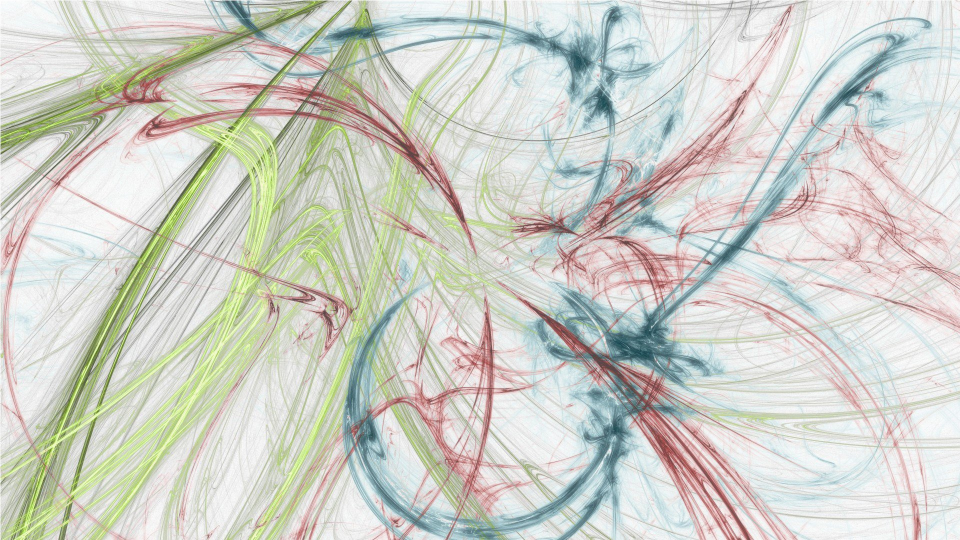
//> input picture sample2.jpg, 1920 x 1080 px (shown at 1/2 size)
$ ./clahe   (built with g++ and OpenCV 4)
//> lines starting //> are read from the running program, lines starting //| are printed output that depends on the picture
#include "opencv2/highgui/highgui.hpp"
#include <opencv2/imgproc/imgproc.hpp>
#include <iostream>
#include <sys/time.h>

using namespace cv;
using namespace std;


// [81 lines left out: functions calcLutBody, Interpolate, not called in this run]


int main(int argc, char* argv[])
{

	//Src matrix for loading image
        static Mat src;

	src =imread("sample2.jpg",CV_LOAD_IMAGE_GRAYSCALE);
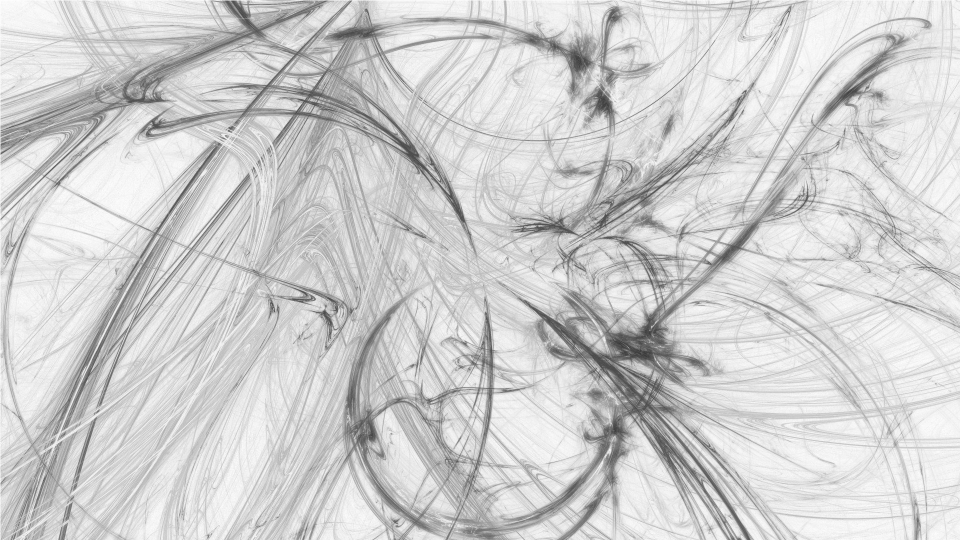
//> src: 1080 rows x 1920 cols, CV_8UC1 (shown at 1/2 size); min 33, max 255, mean 207.9
	int scale = 2 ;
	Size size(src.cols/scale,src.rows/scale);
//> size = Size(960, 540)
	int imgSize= (src.cols/scale)*(src.rows/scale);
//> imgSize = 518400
        resize(src,src,size);
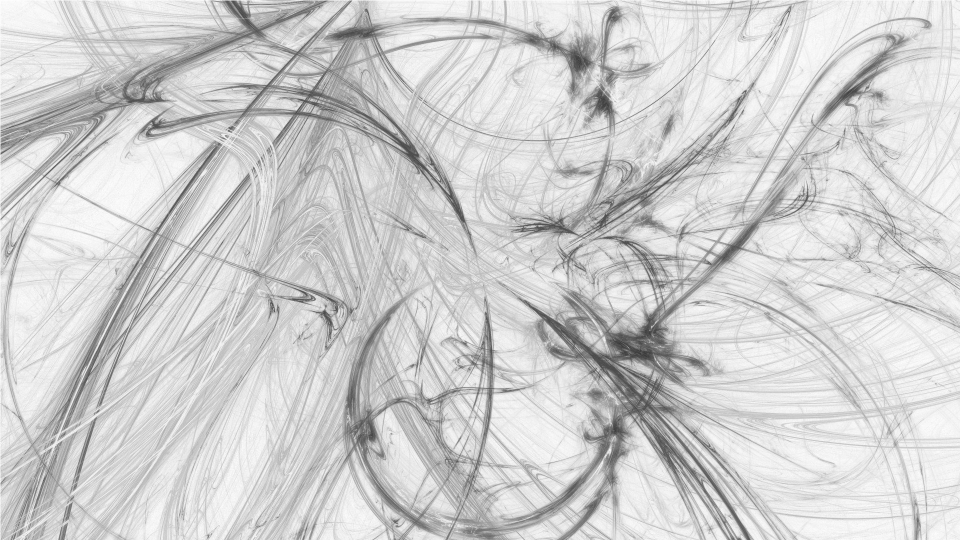
//> src: 540 rows x 960 cols, CV_8UC1; min 57, max 253, mean 208
	imshow("Gray Image" , src);
	waitKey(30);

        //clipLimit
        double clipLimit = 4.0;

        //Tile size
        Size tileGridSize(8,8);
//> (the run ends here: the program needs code that is not available in this run, at `tilesX = tileGridSize.width;`)

$ run again, with sample3.jpg copied over sample2.jpg
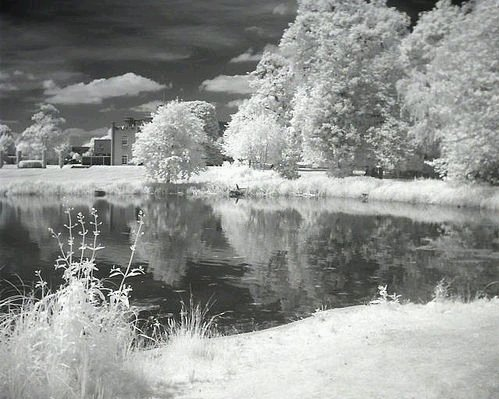
//> input picture sample3.jpg, 499 x 399 px
//> `resize(src,src,size);`:
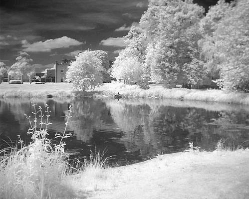
//> src: 199 rows x 249 cols, CV_8UC1; min 15, max 254, mean 144.6

$ run again, with lake.png saved as sample2.jpg
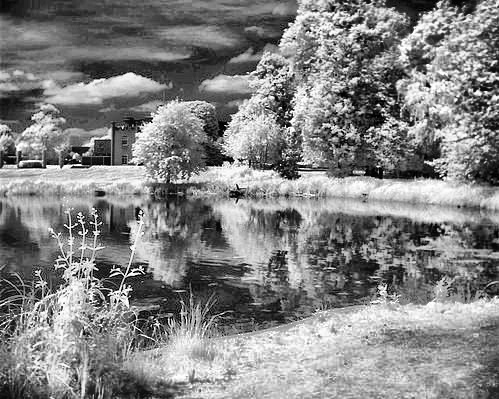
//> input picture lake.png, 499 x 399 px
//> src is the input picture: 399 rows x 499 cols, CV_8UC1; min 0, max 255, mean 131.2
//> `resize(src,src,size);`:
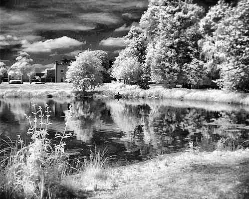
//> src: 199 rows x 249 cols, CV_8UC1; min 1, max 255, mean 131
